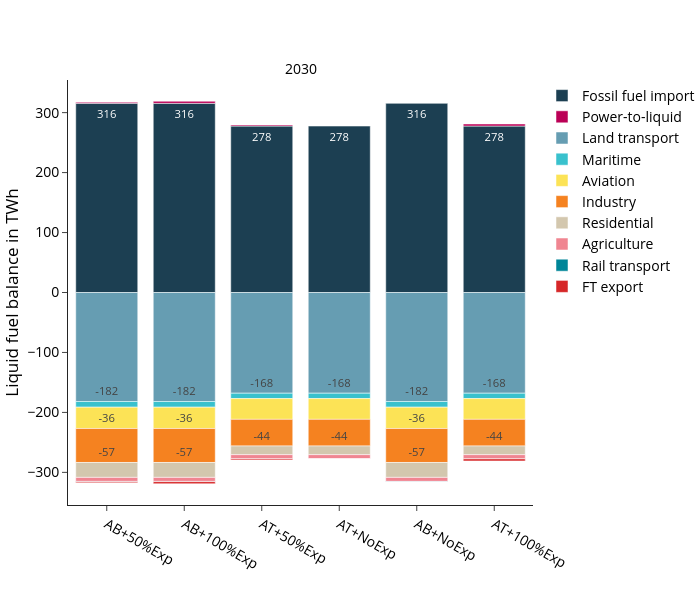

The notebook cell saved with this chart:
### Code cell
fig_name = "liquid_fuel_balance_TWh"
fig = px.bar(
    df, 
    **fig_kwargs,
    color_discrete_map=colors["oil"],
    category_orders={
        "variable":list(colors["oil"].keys()),
        "scen": scen_order
        },
    #facet_col_spacing=0.1,
    labels={"value":"Liquid fuel balance in TWh","year":"",
            "variable":"", 
            "scen":""},

)
update_layout(fig)

print("Totals per scenario and year:", demand_sum_df)
fig.show()
#save_plotly_fig(df, fig, fig, sdir, f"{idx_group_name}_{fig_name}")

### Figure 1 — Plotly figure (JSON) as saved in the notebook; plotly's stock layout.template omitted (floating-point values rounded to 4 significant figures)
{"data": [{"hovertemplate": "=%{x}<br>Liquid fuel balance in TWh=%{text}<extra></extra>", "legendgroup": "Fossil fuel import", "marker": {"color": "#1c3f52", "pattern": {"shape": ""}}, "name": "Fossil fuel import", "orientation": "v", "showlegend": true, "text": [315.5, 315.5, 315.5, 277.6, 277.6, 277.6], "textangle": 0, "textposition": "inside", "texttemplate": "%{y:.0f}", "type": "bar", "x": ["AB+100%Exp", "AB+50%Exp", "AB+NoExp", "AT+100%Exp", "AT+50%Exp", "AT+NoExp"], "xaxis": "x", "y": [315.5, 315.5, 315.5, 277.6, 277.6, 277.6], "yaxis": "y"}, {"hovertemplate": "=%{x}<br>Liquid fuel balance in TWh=%{text}<extra></extra>", "legendgroup": "Power-to-liquid", "marker": {"color": "#bb0056", "pattern": {"shape": ""}}, "name": "Power-to-liquid", "orientation": "v", "showlegend": true, "text": [3.5, 1.8, 3.5, 1.8], "textangle": 0, "textposition": "inside", "texttemplate": "%{y:.0f}", "type": "bar", "x": ["AB+100%Exp", "AB+50%Exp", "AT+100%Exp", "AT+50%Exp"], "xaxis": "x", "y": [3.5, 1.8, 3.5, 1.8], "yaxis": "y"}, {"hovertemplate": "=%{x}<br>Liquid fuel balance in TWh=%{text}<extra></extra>", "legendgroup": "Land transport", "marker": {"color": "#669db2", "pattern": {"shape": ""}}, "name": "Land transport", "orientation": "v", "showlegend": true, "text": [-181.8, -181.8, -181.8, -168.0, -168.0, -168.0], "textangle": 0, "textposition": "inside", "texttemplate": "%{y:.0f}", "type": "bar", "x": ["AB+100%Exp", "AB+50%Exp", "AB+NoExp", "AT+100%Exp", "AT+50%Exp", "AT+NoExp"], "xaxis": "x", "y": [-181.8, -181.8, -181.8, -168.0, -168.0, -168.0], "yaxis": "y"}, {"hovertemplate": "=%{x}<br>Liquid fuel balance in TWh=%{text}<extra></extra>", "legendgroup": "Maritime", "marker": {"color": "#39c1cd", "pattern": {"shape": ""}}, "name": "Maritime", "orientation": "v", "showlegend": true, "text": [-9.5, -9.5, -9.5, -9.0, -9.0, -9.0], "textangle": 0, "textposition": "inside", "texttemplate": "%{y:.0f}", "type": "bar", "x": ["AB+100%Exp", "AB+50%Exp", "AB+NoExp", "AT+100%Exp", "AT+50%Exp", "AT+NoExp"], "xaxis": "x", "y": [-9.5, -9.5, -9.5, -9.0, -9.0, -9.0], "yaxis": "y"}, {"hovertemplate": "=%{x}<br>Liquid fuel balance in TWh=%{text}<extra></extra>", "legendgroup": "Aviation", "marker": {"color": "#fce356", "pattern": {"shape": ""}}, "name": "Aviation", "orientation": "v", "showlegend": true, "text": [-35.5, -35.5, -35.5, -34.6, -34.6, -34.6], "textangle": 0, "textposition": "inside", "texttemplate": "%{y:.0f}", "type": "bar", "x": ["AB+100%Exp", "AB+50%Exp", "AB+NoExp", "AT+100%Exp", "AT+50%Exp", "AT+NoExp"], "xaxis": "x", "y": [-35.5, -35.5, -35.5, -34.6, -34.6, -34.6], "yaxis": "y"}, {"hovertemplate": "=%{x}<br>Liquid fuel balance in TWh=%{text}<extra></extra>", "legendgroup": "Industry", "marker": {"color": "#f58220", "pattern": {"shape": ""}}, "name": "Industry", "orientation": "v", "showlegend": true, "text": [-56.7, -56.7, -56.7, -44.4, -44.4, -44.4], "textangle": 0, "textposition": "inside", "texttemplate": "%{y:.0f}", "type": "bar", "x": ["AB+100%Exp", "AB+50%Exp", "AB+NoExp", "AT+100%Exp", "AT+50%Exp", "AT+NoExp"], "xaxis": "x", "y": [-56.7, -56.7, -56.7, -44.4, -44.4, -44.4], "yaxis": "y"}, {"hovertemplate": "=%{x}<br>Liquid fuel balance in TWh=%{text}<extra></extra>", "legendgroup": "Residential", "marker": {"color": "#d3c7ae", "pattern": {"shape": ""}}, "name": "Residential", "orientation": "v", "showlegend": true, "text": [-24.9, -24.9, -24.9, -14.5, -14.5, -14.5], "textangle": 0, "textposition": "inside", "texttemplate": "%{y:.0f}", "type": "bar", "x": ["AB+100%Exp", "AB+50%Exp", "AB+NoExp", "AT+100%Exp", "AT+50%Exp", "AT+NoExp"], "xaxis": "x", "y": [-24.9, -24.9, -24.9, -14.5, -14.5, -14.5], "yaxis": "y"}, {"hovertemplate": "=%{x}<br>Liquid fuel balance in TWh=%{text}<extra></extra>", "legendgroup": "Agriculture", "marker": {"color": "#f08591", "pattern": {"shape": ""}}, "name": "Agriculture", "orientation": "v", "showlegend": true, "text": [-6.7, -6.7, -6.7, -6.7, -6.7, -6.7], "textangle": 0, "textposition": "inside", "texttemplate": "%{y:.0f}", "type": "bar", "x": ["AB+100%Exp", "AB+50%Exp", "AB+NoExp", "AT+100%Exp", "AT+50%Exp", "AT+NoExp"], "xaxis": "x", "y": [-6.7, -6.7, -6.7, -6.7, -6.7, -6.7], "yaxis": "y"}, {"hovertemplate": "=%{x}<br>Liquid fuel balance in TWh=%{text}<extra></extra>", "legendgroup": "Rail transport", "marker": {"color": "#008598", "pattern": {"shape": ""}}, "name": "Rail transport", "orientation": "v", "showlegend": true, "text": [-0.4, -0.4, -0.4, -0.3, -0.3, -0.3], "textangle": 0, "textposition": "inside", "texttemplate": "%{y:.0f}", "type": "bar", "x": ["AB+100%Exp", "AB+50%Exp", "AB+NoExp", "AT+100%Exp", "AT+50%Exp", "AT+NoExp"], "xaxis": "x", "y": [-0.4, -0.4, -0.4, -0.3, -0.3, -0.3], "yaxis": "y"}, {"hovertemplate": "=%{x}<br>Liquid fuel balance in TWh=%{text}<extra></extra>", "legendgroup": "FT export", "marker": {"color": "#D62728", "pattern": {"shape": ""}}, "name": "FT export", "orientation": "v", "showlegend": true, "text": [-3.5, -1.8, -3.5, -1.8], "textangle": 0, "textposition": "inside", "texttemplate": "%{y:.0f}", "type": "bar", "x": ["AB+100%Exp", "AB+50%Exp", "AT+100%Exp", "AT+50%Exp"], "xaxis": "x", "y": [-3.5, -1.8, -3.5, -1.8], "yaxis": "y"}], "layout": {"annotations": [{"font": {}, "showarrow": false, "text": "2030", "x": 0.5, "xanchor": "center", "xref": "paper", "y": 1, "yanchor": "bottom", "yref": "paper"}], "barmode": "relative", "height": 600, "legend": {"title": {"text": ""}, "tracegroupgap": 0}, "width": 700, "xaxis": {"anchor": "y", "categoryarray": ["AB+50%Exp", "AB+100%Exp", "AT+50%Exp", "AT+NoExp"], "categoryorder": "array", "domain": [0, 1], "title": {"text": ""}}, "yaxis": {"anchor": "x", "domain": [0, 1], "title": {"text": "Liquid fuel balance in TWh"}}}}
